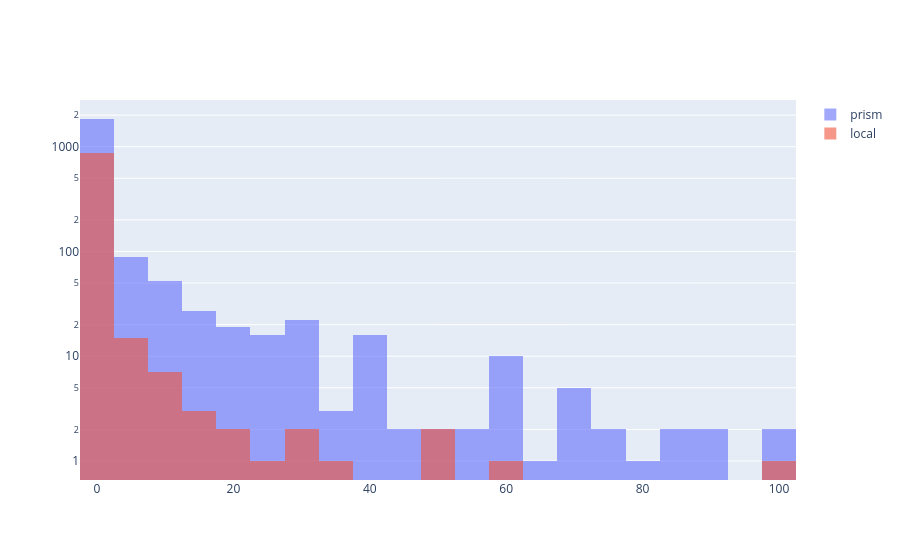

Notebook code for this chart:
### Code cell
fig = go.Figure()
fig.add_trace(go.Histogram(x=ds[f"perc_{sel_name}"], name=sel_name, nbinsx=50, opacity=0.6))
fig.add_trace(go.Histogram(x=ds["perc_local"], name="local", nbinsx=50, opacity=0.6))
 # overlay for side-by-side
fig.update_layout(
    barmode='overlay',
    yaxis_type="log"  # Set y-axis to log scale
)

fig.show()

### Figure 1 — Plotly figure (JSON) as saved in the notebook; plotly's stock layout.template omitted (floating-point values rounded to 4 significant figures; data arrays with more than 128 entries replaced by an {"elided": "..."} marker saying what was removed)
{"data": [{"name": "prism", "nbinsx": 50, "opacity": 0.6, "type": "histogram", "x": {"elided": "2111 float values"}}, {"name": "local", "nbinsx": 50, "opacity": 0.6, "type": "histogram", "x": {"elided": "2111 float values"}}], "layout": {"barmode": "overlay", "yaxis": {"type": "log"}}}
